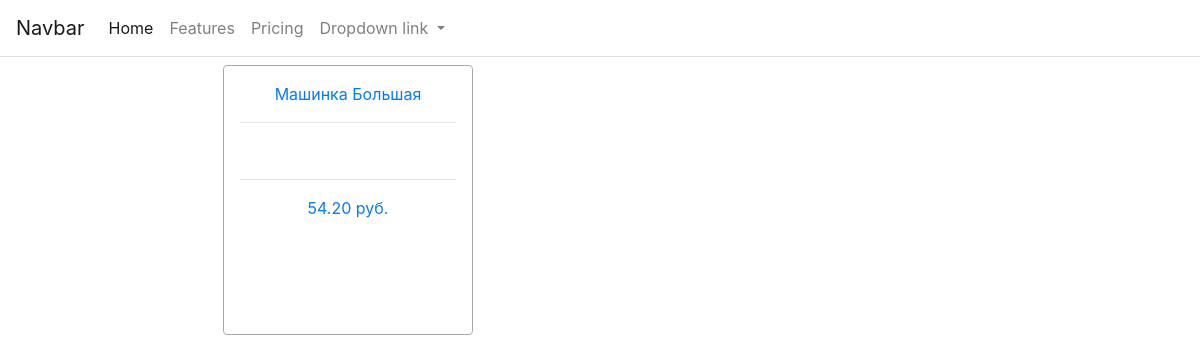
Before: / with the older database file.
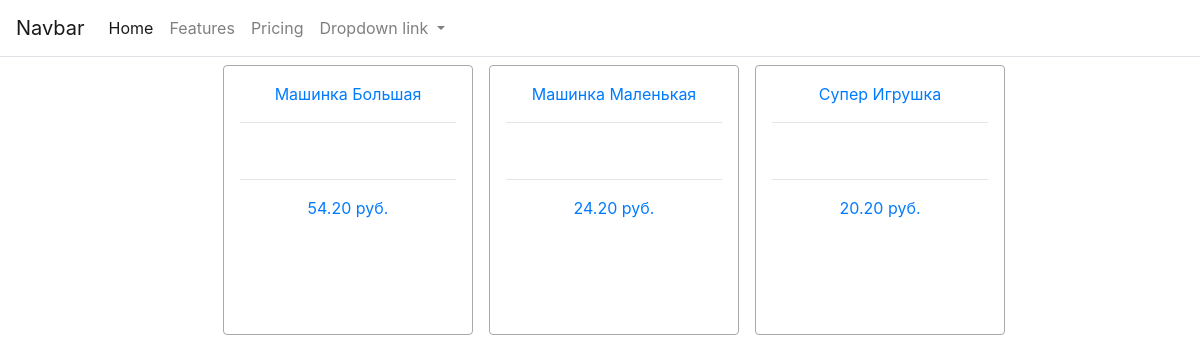
After: the same page with the newer database file.
### products/models.py (models this page shows, shortened)
class Product(models.Model):
    uuid = models.UUIDField(default=uuid.uuid4(), editable=False)
    title = models.CharField(max_length=200, null=False)
    description = models.TextField(max_length=1200, null=False)
    price = models.DecimalField(max_digits=5, decimal_places=2, null=False)
    article_number = models.TextField(max_length=50, blank=True, validators=[validate_article_number])
    box_size = models.CharField(max_length=50, blank=True, validators=[validate_box_size])
    for_age = models.ForeignKey('Age', on_delete=models.CASCADE)
    image = CloudinaryField('image')
    def get_absolute_url(self):
        return reverse("product_detail", kwargs={"uuid": self.uuid})

### products/views.py (the view)
# urls.py: path('', products_view, name='products'),
def products_view(request, *args, **kwargs):
    products = Product.objects.all()
    context = {
        'products': products
    }
    return render(request, "products.html", context)

### products/templates/products.html (shortened to what this page needs)
{% extends 'base.html' %}
{% block body %}
<div class="container-fluid">
    <div class="row">
        <div class="col-md-2">
        </div>
        <div class="products col-md-8 d-inline-flex">
            {% for product in products %}
            <a href="{{ product.get_absolute_url }}">
            <div class="product m-2 rounded">
                {{ product.title }}
                <hr class="line">
                <hr class="line">
                {{ product.price }} руб.
            </div>
            </a>
            {% endfor %}
        </div>
    </div>
</div>
{% endblock %}

### templates/base.html (shortened to what this page needs)
{% load static %}
<!DOCTYPE html>
<html lang="en">
<head>
    <link rel="stylesheet" href="https://stackpath.bootstrapcdn.com/bootstrap/4.1.3/css/bootstrap.min.css">
    <link rel="stylesheet" href="{% static 'css/styles.css' %}">
</head>
<body>
<nav class="navbar navbar-expand-lg navbar-light border-bottom">
  <a class="navbar-brand" href="#">Navbar</a>
  <div class="collapse navbar-collapse" id="navbarNavDropdown">
    <ul class="navbar-nav">
      <li class="nav-item active">
        <a class="nav-link" href="#">Home <span class="sr-only">(current)</span></a>
      </li>
      <li class="nav-item">
        <a class="nav-link" href="#">Features</a>
      </li>
      <li class="nav-item">
        <a class="nav-link" href="#">Pricing</a>
      </li>
      <li class="nav-item dropdown">
        <a class="nav-link dropdown-toggle" href="#" id="navbarDropdownMenuLink" role="button" data-toggle="dropdown" aria-haspopup="true" aria-expanded="false">
          Dropdown link
        </a>
      </li>
    </ul>
  </div>
</nav>
    {% block body %}
    {% endblock %}
</body>
</html>

### static/css/styles.css (style rules this page uses)
.navbar { background-color: #ffffff; }
.product { text-align: center; border: 1px solid darkgrey; padding: 16px; height: 270px; width: 250px; }
.products { display: inline; }

Changed rows visible on the page:
added Product: title "Машинка Маленькая", price "24.20"
added Product: title "Супер Игрушка", price "20.20"
